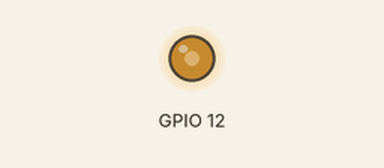
This program was run on a simulated Raspberry Pi (BCM pin numbers). On the bench: output pins drawn as LEDs (lit = HIGH). At 3.0 s the program stops and its outputs stay as they are.

Above: at 0.1 s.
At 3.1 s:
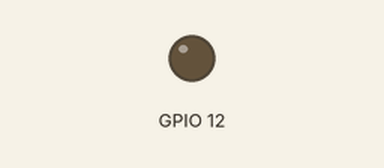
Timing chart, 0 to 4.5 s (numbered marks = the images above):
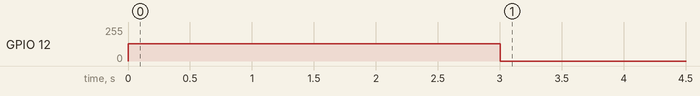

Measured:
- by itself, GPIO 12: 0/255 → 128/255 at 0.00 s, → 0/255 3.0 s later

The program:

11-buzzer.py
```python
import time
import pigpio

pi = pigpio.pi()

#PWMパラメータ
pwm_pin = 12 #PWM出力ピンを指定 (PWM ピン)
duty = 50 #デューティー比を%で指定
freq = 400 #PWM周波数をHzで指定

#パラメータ変換
cnv_dutycycle = int((duty * 1000000 / 100))

#PWMを出力
pi.hardware_PWM(pwm_pin, freq, cnv_dutycycle)

# 3 秒間鳴らす
time.sleep(3)

#PWMを止める. duty = 0 に．
pi.hardware_PWM(pwm_pin, freq, 0)
```
